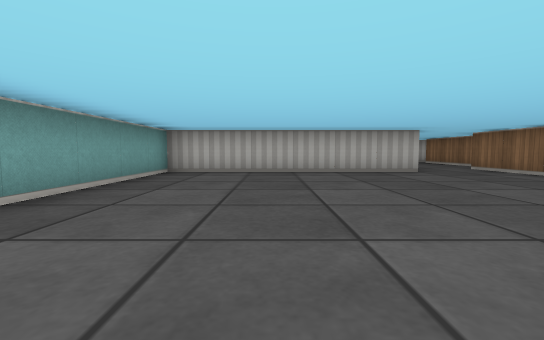
[1] (above)

18 first-person views from a walk through a cub3D ray-caster map. The camera is about half as high as the walls, tilts 4° down and sees 90° across. The floor is counted in squares. Each view is taken from the middle of a square. On the plan, view 1 faces up. The plan holds only what a view shows up to about 9 squares ahead; the rest is blank.

[2]
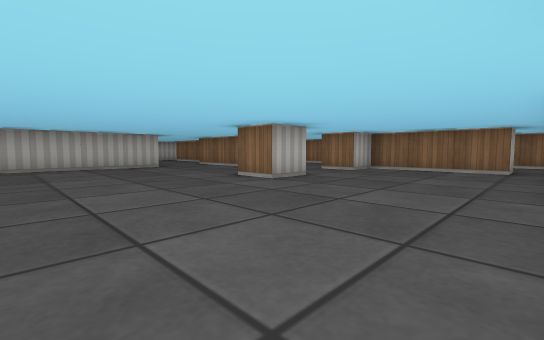

[3]
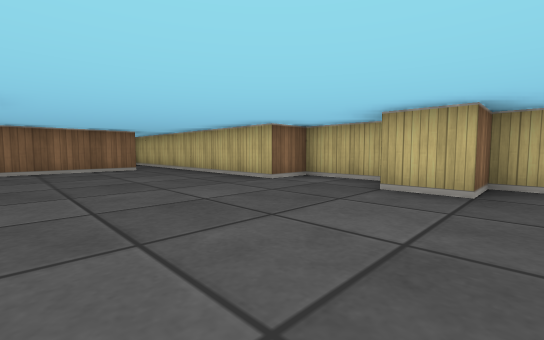

[4]
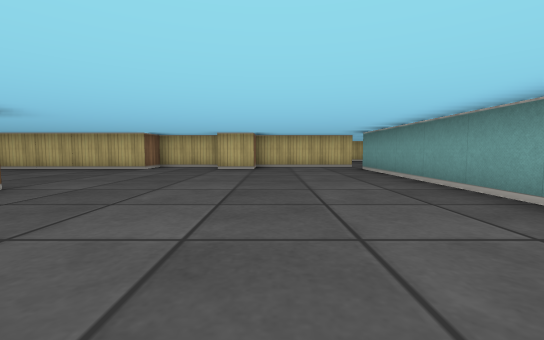

[5]
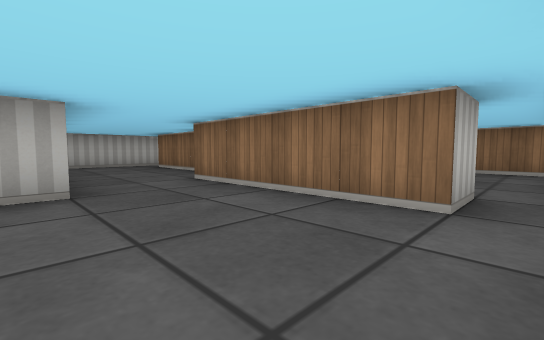

[6]
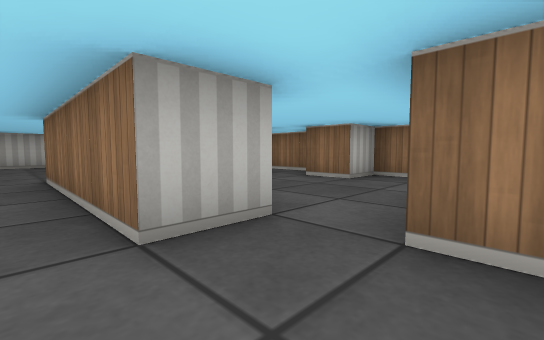

[7]
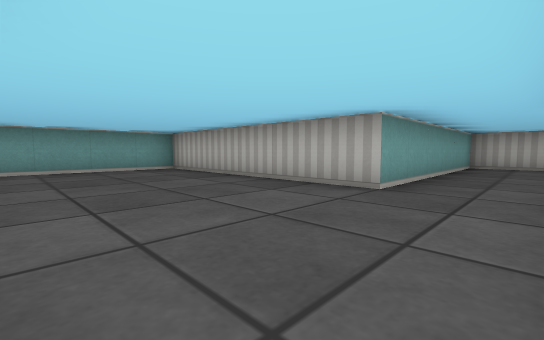

[8]
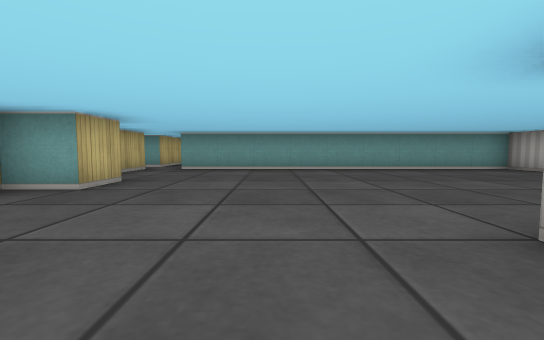

[9]
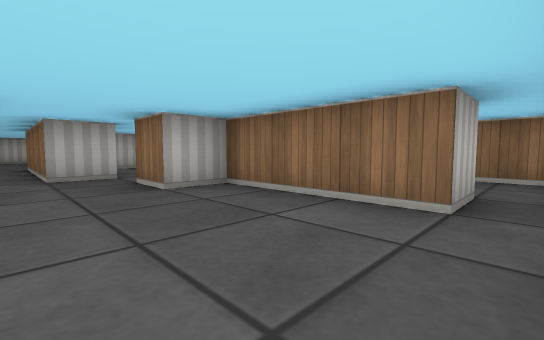

[10]
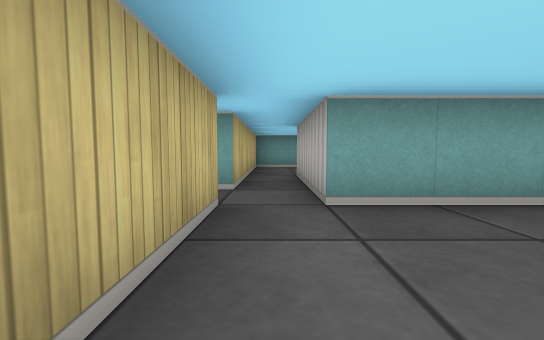

[11]
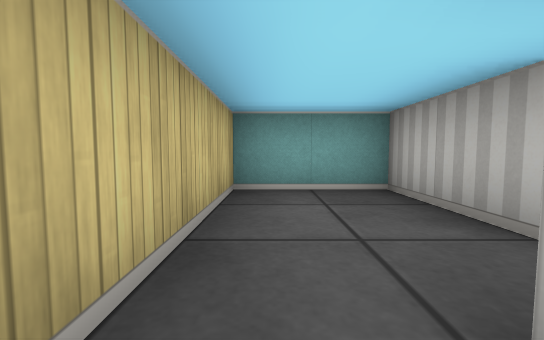

[12]
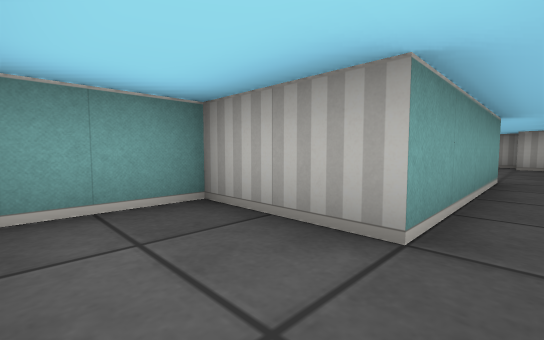

[13]
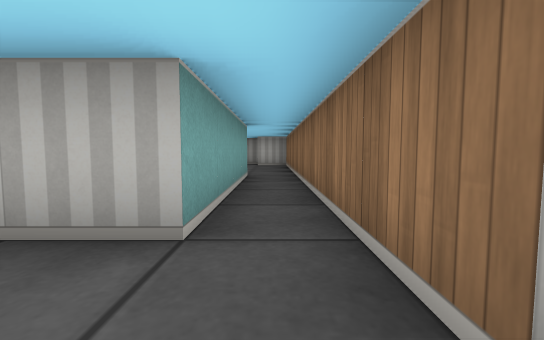

[14]
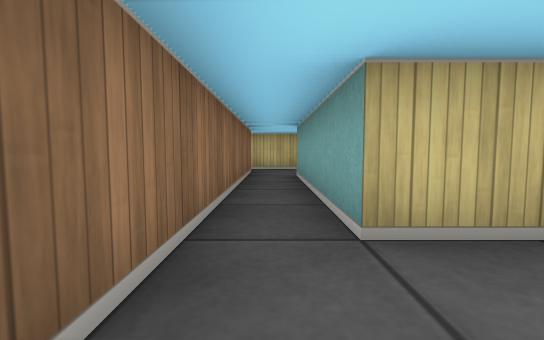

[15]
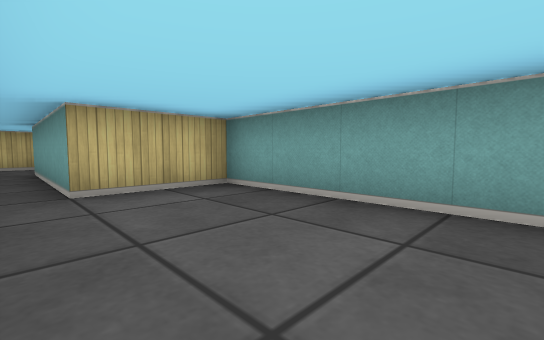

[16]
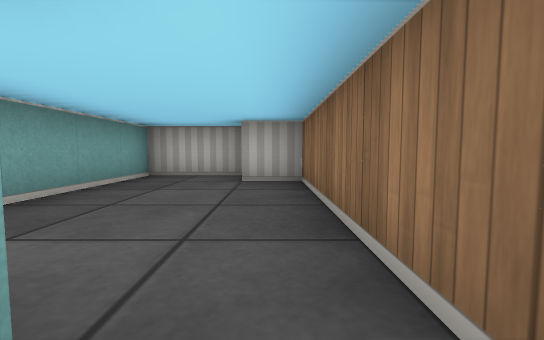

[17]
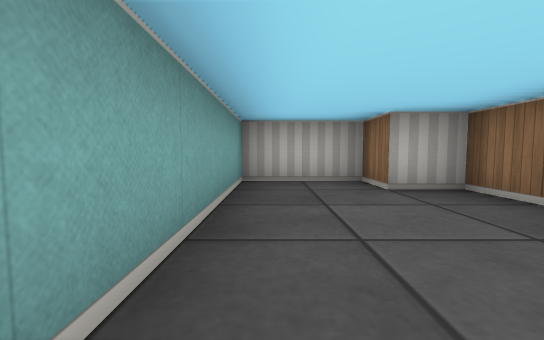

[18]
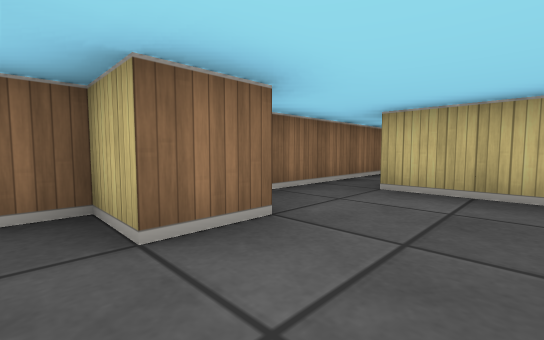

### Floor plan
Points are (right, up) in squares from view 1. A wall is a line through its corners. A room is listed if a view was taken in it or the views show most of it. See-through windows are left out.
Room 1 (views 1, 2, 3, 4, 5, 6, 7, 8, 9, 10)
walls: (4.5, 1.5) (3.5, 1.5) (3.5, 2.5); (6.6, 3.5) (5.5, 3.5) (5.5, 7.5); (6.5, 8.8) (6.5, 11.5); (8.5, -1.5) (7.5, -1.5) (7.5, 1.5) (6.5, 1.5) (6.5, 2.5); (-2.6, -3.5) (0.5, -3.5) (0.5, -2.5) (1.5, -2.5) (1.5, -3.5) (3.5, -3.5) (3.5, -2.5) (9.2, -2.5); (6.4, 12.5) (3.5, 12.5) (3.5, 6.5) (-2.5, 6.5) (-2.5, -2.5) (-3.5, -2.5)
ways out: opening at (-4.5, -3) to room 2; opening at (7, 3) to room 4; opening at (8, -2) to room 5; opening at (-3, -4)
Room 2 (views 11, 12, 13, 16)
walls: (-3.5, -2.5) (-5.5, -2.5) (-5.5, 2.5); (-6.5, 2.5) (-6.5, -1.5) (-8.5, -1.5) (-8.5, -3.5) (-3.5, -3.5)
ways out: opening at (-4.5, -3) to room 1; opening at (-6, 2) to room 3
Room 3 (views 14, 15, 17)
walls: (-5.5, 2.5) (-5.5, 6.5) (-6.5, 6.5) (-6.5, 7.5) (-8.5, 7.5) (-8.5, 2.5) (-6.5, 2.5)
ways out: opening at (-6, 2) to room 2
Room 4 (view 18)
walls: (7.9, 6.5) (7.2, 6.5); (7.9, 2.5) (9.5, 2.5); (10.5, 2.5) (10.5, 4.5) (9.5, 4.5) (9.5, 5.5) (10.5, 5.5) (10.5, 6.5)
ways out: opening at (7, 3) to room 1; opening at (10, 3) to room 5; opening at (10, 6)
Room 5 (no view inside)
walls: (10.5, -2.1) (10.5, 2.5)
ways out: opening at (8, -2) to room 1; opening at (10, 3) to room 4

Where each view was taken, in squares from view 1:
view 1: 0 up, 0 right, facing up
view 2: 2 down, 0 right, facing up-right
view 3: 1 up, 0 right, facing down-right
view 4: 5 up, 0 right, facing down
view 5: 3 up, 3 right, facing up-right
view 6: 2 up, 5 right, facing up-right
view 7: 3 up, 5 right, facing up-left
view 8: 0 up, 5 right, facing left
view 9: 2 down, 5 right, facing up-right
view 10: 3 down, 0 right, facing left
view 11: 3 down, 5 left, facing left
view 12: 3 down, 6 left, facing up-left
view 13: 3 down, 6 left, facing up
view 14: 4 up, 6 left, facing down
view 15: 6 up, 6 left, facing down-left
view 16: 2 up, 6 left, facing up
view 17: 3 up, 8 left, facing up
view 18: 6 up, 8 right, facing down-right
